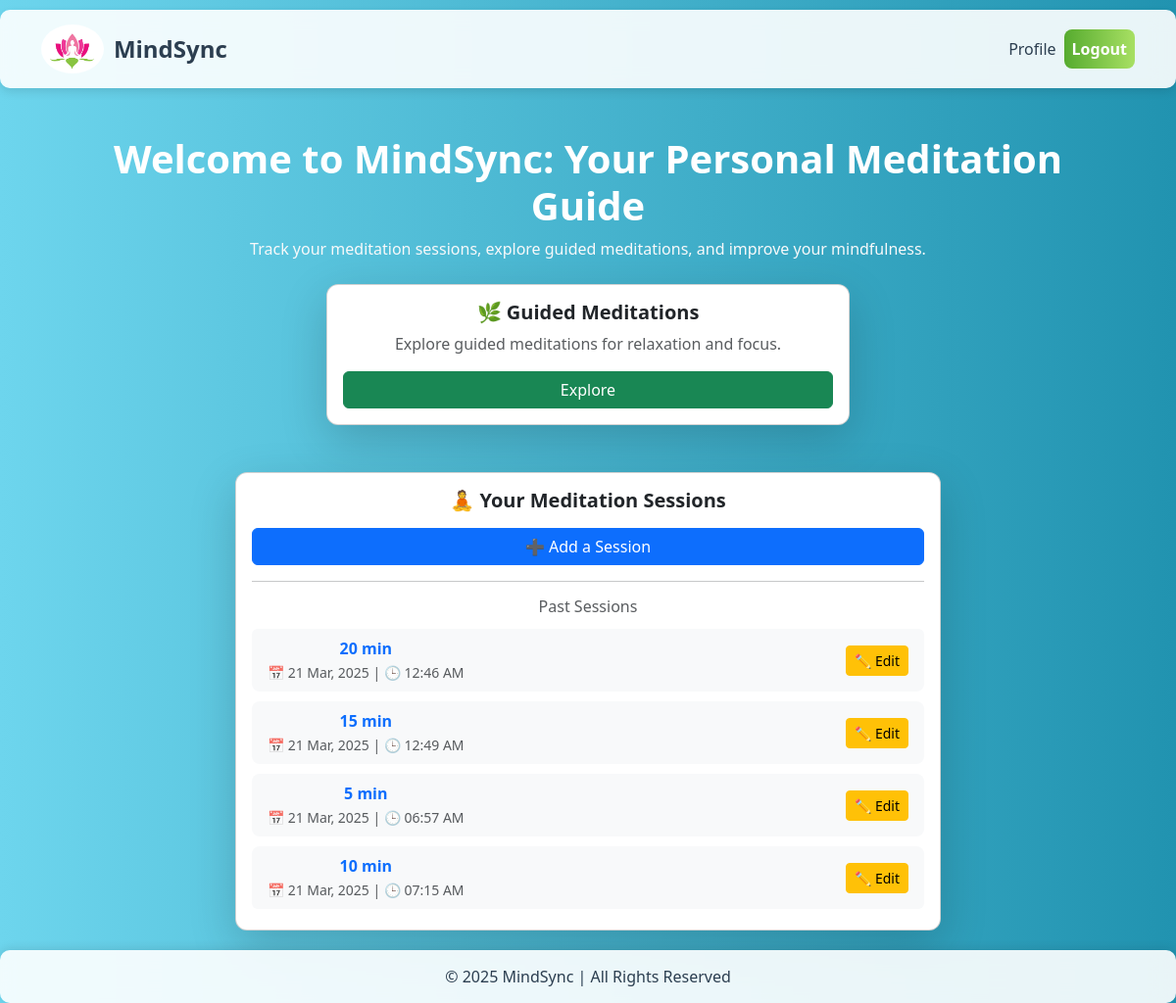
Page / (signed in) on the committed database.
### meditation_app/models.py (models this page shows, shortened)
class MeditationSession(models.Model):
    user = models.ForeignKey(User, on_delete=models.CASCADE, null=True, blank=True)
    title = models.CharField(max_length=200)
    description = models.TextField()
    duration = models.PositiveIntegerField()  # Duration in minutes
    created_at = models.DateTimeField(auto_now_add=True)
    session_date = models.DateField(default=datetime.now().date)  # Corrected date default
    notes = models.TextField(blank=True, null=True)

### meditation_app/views.py (the view)
# urls.py: path('', views.home, name='home'),
@login_required(login_url='/login/')
def home(request):
    if request.user.is_authenticated:
        past_sessions = MeditationSession.objects.filter(user=request.user).order_by('-session_date')
    else:
        past_sessions = None
    return render(request, 'meditation_app/home.html', {'past_sessions': past_sessions})

### meditation_app/templates/meditation_app/home.html (shortened to what this page needs)
{% extends 'meditation_app/base.html' %}
{% block content %}
<div class="container text-center mt-5">
    <h1 class="fw-bold text-white">Welcome to MindSync: Your Personal Meditation Guide</h1>
    <p class="text-light">Track your meditation sessions, explore guided meditations, and improve your mindfulness.</p>
    <div class="row mt-4">
        <div class="col-md-6 offset-md-3">
            <div class="card shadow-lg guided-box">
                <div class="card-body text-center">
                    <h5 class="card-title fw-bold">🌿 Guided Meditations</h5>
                    <p class="card-text text-muted">Explore guided meditations for relaxation and focus.</p>
                    <a href="{% url 'guided_meditation_list' %}" class="btn btn-success w-100 btn-hover">Explore</a>
                </div>
            </div>
        </div>
    </div>
    <div class="row mt-5">
        <div class="col-md-8 offset-md-2">
            <div class="card shadow-lg meditation-box">
                <div class="card-body">
                    <h5 class="card-title text-center fw-bold">🧘 Your Meditation Sessions</h5>
                    <div class="text-center my-3">
                        <a href="{% url 'add_session' %}" class="btn btn-primary w-100 btn-hover">➕ Add a Session</a>
                    </div>
                    <hr>
                    <h6 class="text-center mt-3 text-muted">Past Sessions</h6>
                    {% if past_sessions %}
                    <ul class="list-group">
                        {% for session in past_sessions %}
                        <li class="list-group-item d-flex justify-content-between align-items-center session-item">
                            <div>
                                <strong class="text-primary">{{ session.duration }} min</strong> <br>
                                <span class="text-muted small">📅 {{ session.session_date|date:"d M, Y" }} | 🕒 {{ session.created_at|date:"h:i A" }}</span>
                            </div>
                            <a href="{% url 'session_list' %}" class="btn btn-warning btn-sm">✏️ Edit</a>
                        </li>
                        {% endfor %}
                    </ul>
                    {% else %}
                    <p class="text-center text-muted mt-2">No past sessions yet. Start meditating today! ✨</p>
                    {% endif %}
                </div>
            </div>
        </div>
    </div>
</div>
{% endblock %}

### meditation_app/templates/meditation_app/base.html (shortened to what this page needs)
<!DOCTYPE html>
<html lang="en">
<head>
    {% load static %}
    <link rel="stylesheet" href="https://cdn.jsdelivr.net/npm/bootstrap@5.3.0/dist/css/bootstrap.min.css">
</head>
<body>
    <nav class="navbar navbar-expand-lg">
        <div class="container">
            <a class="navbar-brand d-flex align-items-center" href="{% url 'home' %}">
                <img src="{% static 'images/logo.jpg' %}" alt="MindSync Logo" class="logo">
                MindSync
            </a>
            <div class="collapse navbar-collapse" id="navbarNav">
                <ul class="navbar-nav ms-auto">
                    {% if user.is_authenticated %}
                        <li class="nav-item">
                            <a class="nav-link" href="{% url 'profile' %}">Profile</a>
                        </li>
                        <li class="nav-item">
                            <a class="nav-link nav-btn" href="{% url 'logout' %}">Logout</a>
                        </li>
                    {% endif %}
                </ul>
            </div>
        </div>
    </nav>
    <div class="container mt-4">
        {% block content %}
        {% endblock %}
    </div>
    <div class="footer">
        &copy; 2025 MindSync | All Rights Reserved
    </div>
</body>
</html>

### meditation_app/templates/meditation_app/base.html (style rules this page uses)
body { background: linear-gradient(to right, #6dd5ed, #2193b0); color: #333; }
.navbar { background: rgba(255, 255, 255, 0.9); backdrop-filter: blur(10px); border-radius: 10px; margin: 10px auto; padding: 10px 20px; box-shadow: 0px 4px 10px rgba(0, 0, 0, 0.1); transition: transform 0.3s ease-in-out; }
.navbar-brand { font-weight: bold; font-size: 1.5rem; color: #2c3e50 !important; }
.nav-link { color: #2c3e50 !important; font-weight: 500; transition: color 0.3s ease-in-out, transform 0.3s ease-in-out; }
.logo { height: 50px; width: auto; margin-right: 10px; border-radius: 50%; }
.footer { background: rgba(255, 255, 255, 0.9); backdrop-filter: blur(10px); color: #2c3e50; text-align: center; padding: 15px; margin-top: 20px; border-radius: 10px; box-shadow: 0px -2px 10px rgba(0, 0, 0, 0.1); transition: transform 0.3s ease-in-out; }
.nav-btn { background: linear-gradient(to right, #56ab2f, #a8e063); color: white !important; padding: 8px 15px; border-radius: 8px; font-weight: bold; transition: transform 0.3s ease-in-out, background 0.3s ease-in-out; }

### meditation_app/templates/meditation_app/home.html (style rules this page uses)
body { background: linear-gradient(to right, #6dd5ed, #2193b0); }
.card { border-radius: 12px; transition: transform 0.3s ease-in-out, box-shadow 0.3s ease-in-out; }
.list-group-item { border: none; background-color: #f8f9fa; border-radius: 8px; margin: 5px 0; transition: transform 0.3s ease-in-out; }
.btn-hover { transition: transform 0.3s ease-in-out, background 0.3s ease-in-out; }
h1, h5 { color: #2c3e50; }

### rows in the picture
MeditationSession: duration "20", session_date "21 Mar, 2025", created_at "12:46 AM"
MeditationSession: duration "15", session_date "21 Mar, 2025", created_at "12:49 AM"
MeditationSession: duration "5", session_date "21 Mar, 2025", created_at "06:57 AM"
MeditationSession: duration "10", session_date "21 Mar, 2025", created_at "07:15 AM"
